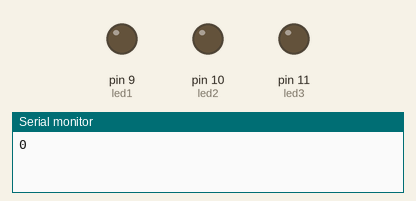
Bench run of a sketch on a simulated Arduino Uno, built with avr-gcc and run on an emulated ATmega328P. On the bench: output pins drawn as LEDs (lit = HIGH), the last lines printed to the serial monitor.

Above: at 0.05 s.
At 9.46 s:
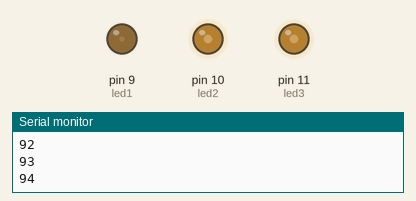
At 19.98 s:
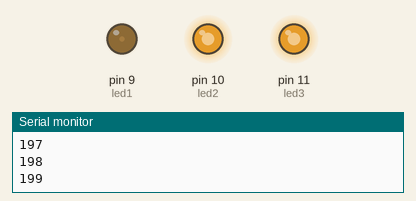
At 25.59 s:
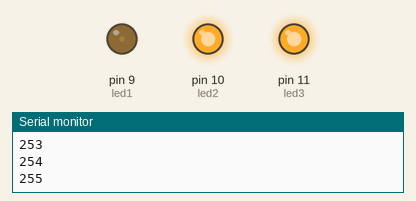
At 39.93 s:
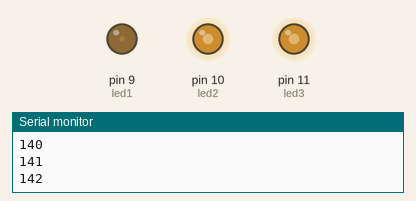
Timing chart, 0 to 40.0 s (numbered marks = the images above):
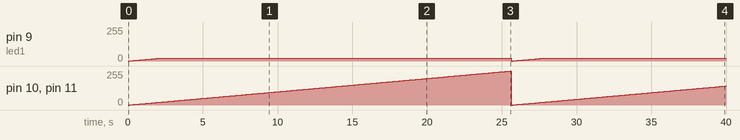

The sketch:

ledRGBCiclos.ino
```cpp
// LEDS
int led1 = 9;
int led2 = 10;
int led3 = 11;

void setup() {
  // put your setup code here, to run once:
  Serial.begin(9600);
  pinMode(led1, OUTPUT);
  pinMode(led2, OUTPUT);
  pinMode(led3, OUTPUT);

}

int value = 20;

void loop() {
  // put your main code here, to run repeatedly:

  for(int i = 0; i <= 255; i++){

    if( i <= value){
      analogWrite(led1, i);
    }else{
      analogWrite(led1, value);
    }
    analogWrite(led2, i);
    analogWrite(led3, i);
    Serial.println(i);
    delay(100);
  }

}
```

Measured:
- by itself, pin 9 (led1): 0/255 → 1/255 at 0.10 s, → 2/255 0.10 s later, → 3/255 0.10 s later, → 4/255 0.10 s later, … (41 changes in this stretch)
- by itself, pin 10 (led2), pin 11 (led3): 0/255 → 1/255 at 0.10 s, → 2/255 0.10 s later, → 3/255 0.10 s later, → 4/255 0.10 s later, … (399 changes in this stretch)
